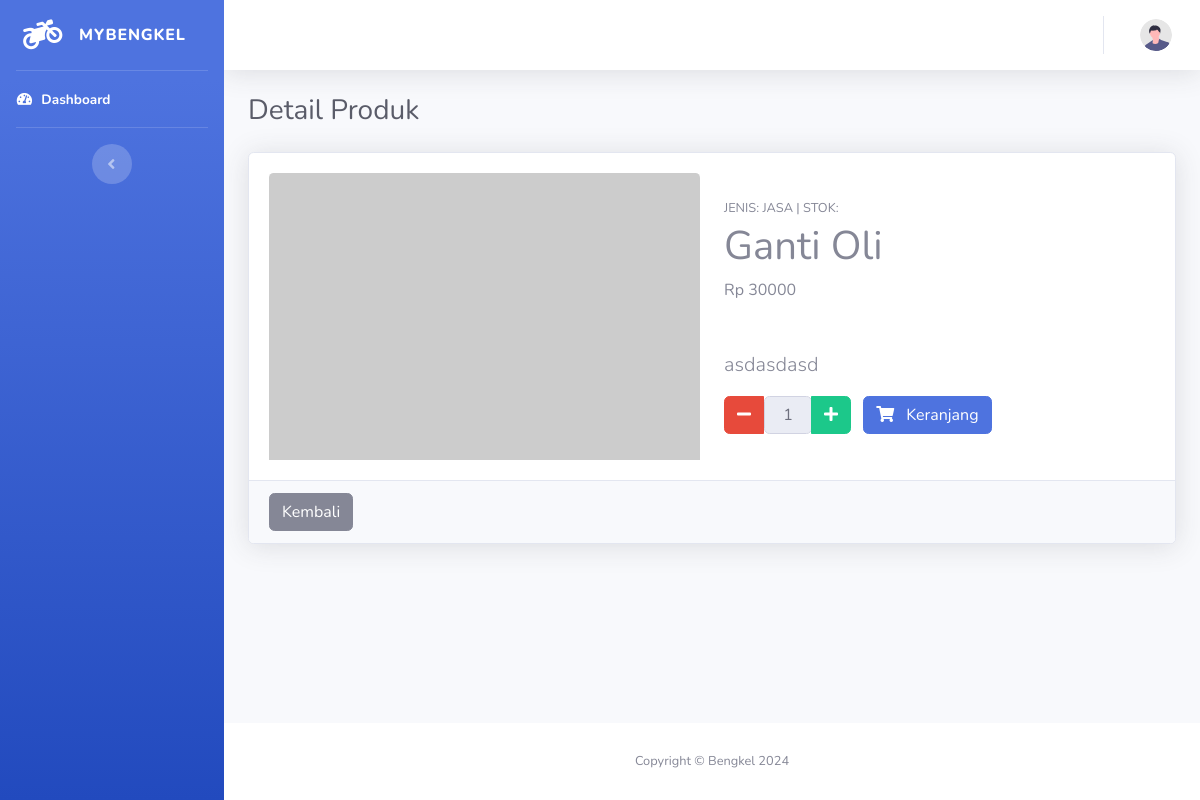
Page /produk/detail/2 on the committed database.
### tables this page shows
CREATE TABLE `produk` (
  `id` int(11) NOT NULL,
  `nama_produk` varchar(128) NOT NULL,
  `deskripsi` varchar(128) NOT NULL,
  `jenis` enum('sparepart','jasa') NOT NULL,
  `stok` int(11) DEFAULT NULL,
  `harga` int(11) NOT NULL,
  `diskon` int(11) DEFAULT NULL,
  `foto` varchar(255) DEFAULT NULL,
  `created_at` datetime NOT NULL
);

### application/controllers/Produk.php (called while the page is built, shortened)
<?php
class Produk extends CI_Controller
{
    public function __construct()
    {
        $this->load->library('form_validation');
    }
    public function detail($id)
    {
        $data['title'] = 'Detail Produk';
        $data['user'] = $this->db->get_where('users', ['email' => $this->session->userdata('email')])->row_array();
        $data['produk'] = $this->db->get_where('produk', ['id' => $id])->row_array();
        $this->load->view('templates/main_header', $data);
        $this->load->view('templates/main_sidebar');
        $this->load->view('templates/main_topbar', $data);
        $this->load->view('produk/show', $data);
        $this->load->view('templates/main_footer');
    }
}

### index.php (called while the page is built, shortened)
<?php
require_once BASEPATH.'core/CodeIgniter.php';

### application/views/produk/show.php (the view, shortened to what this page needs)
<div class="container-fluid">
    <div class="d-sm-flex align-items-center justify-content-between mb-4">
        <h1 class="h3 mb-0 text-gray-800"><?= $title; ?></h1>
    </div>
    <div class="card shadow mb-4">
        <div class="card-body">
            <div class="row gx-4 gx-lg-5 align-items-center">
                <div class="col-md-6">
                    <?php if ($produk['foto'] == null) : ?>
                        <img class="card-img-top mb-5 mb-md-0" src="https://placehold.co/600x400" alt="image" />
                    <?php else : ?>
                        <img class="card-img-top mb-5 mb-md-0" src="<?= base_url('assets/upload/' . $p['foto']) ?>" alt="<?= $produk['nama_produk']; ?>" />
                    <?php endif; ?>
                </div>
                <div class="col-md-6">
                    <div class="small mb-1">
                        JENIS: <?= strtoupper($produk['jenis']); ?> | STOK: <?= strtoupper($produk['stok']); ?>
                    </div>
                    <h1 class="display-5 fw-bolder"><?= $produk['nama_produk']; ?></h1>
                    <div class="fs-5 mb-5">
                        <span>Rp <?= $produk['harga']; ?></span>
                    </div>
                    <p class="lead"><?= $produk['deskripsi']; ?></p>
                    <div class="d-flex flex-column flex-md-row">
                        <form action="<?= base_url('produk/cart/' . $produk['id']); ?>" method="post">
                            <div class="btn-group me-md-3 mb-3 mb-md-0" role="group">
                                <button class="btn btn-danger" type="button" id="btnKurang">
                                    <i class="fas fa-minus"></i>
                                </button>
                                <input class="form-control text-center" id="jumlah" name="jumlah" type="num" value="1" style="max-width: 3rem" readonly />
                                <button class="btn btn-success" type="button" id="btnTambah">
                                    <i class="fas fa-plus"></i>
                                </button>
                            </div>
                            <button class="btn btn-primary flex-shrink-0 ml-2" type="submit">
                                <i class="fas fa-shopping-cart mr-2"></i>
                                Keranjang
                            </button>
                        </form>
                    </div>
                </div>
            </div>
        </div>
        <div class="card-footer">
            <a href="<?= base_url('produk/list'); ?>" class="btn btn-secondary">
                Kembali
            </a>
        </div>
    </div>
</div>
</div>

### rows in the picture
produk: jenis "JASA", nama_produk "Ganti Oli", harga "30000", deskripsi "asdasdasd"

### other values in the picture
$title "Detail Produk"
